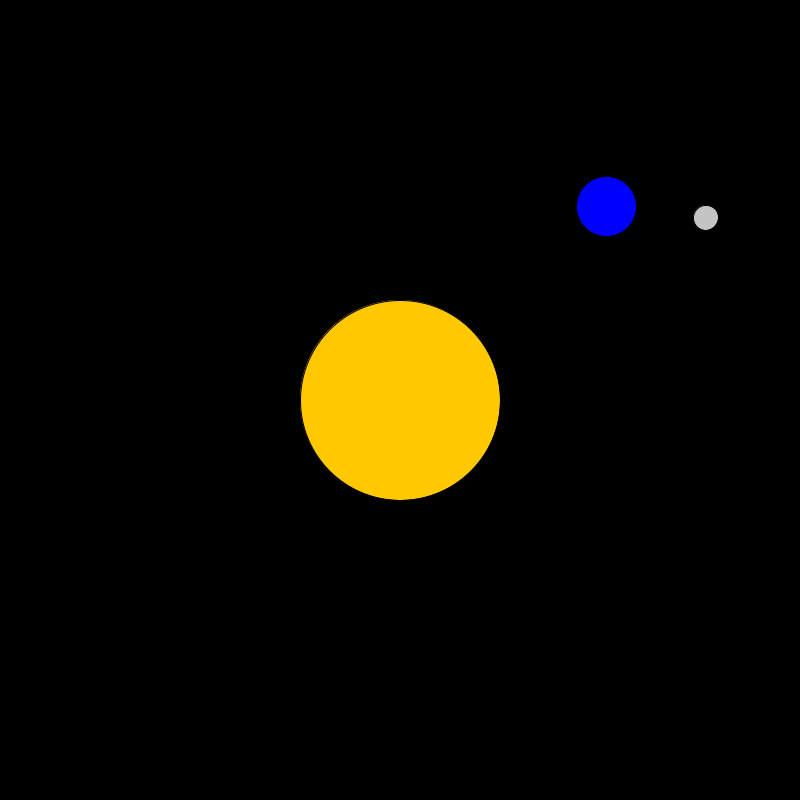
Frame 1 (no input)
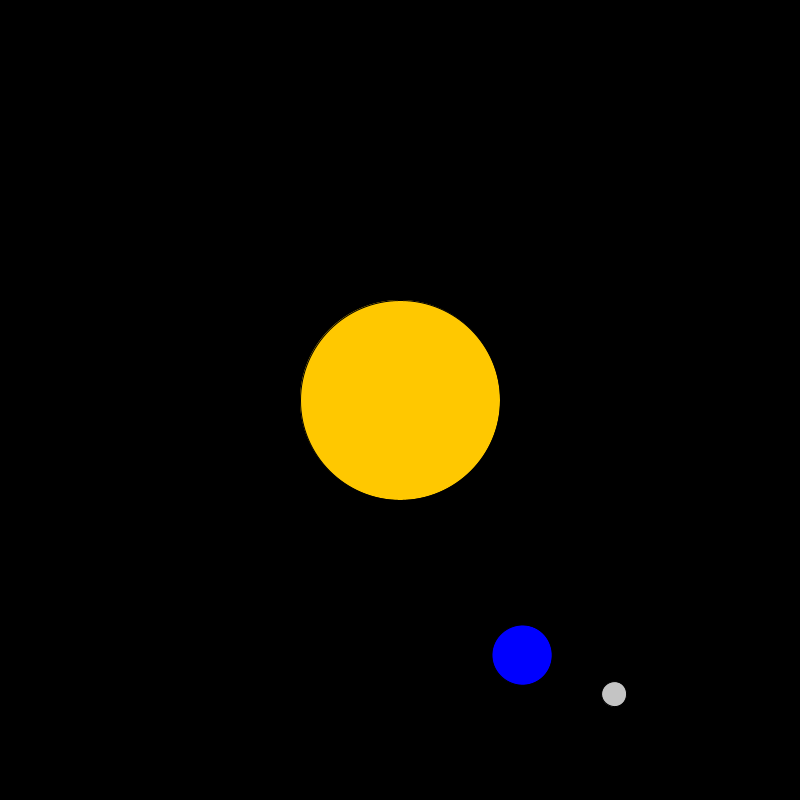
Frame 60 (the mouse pressed at the canvas centre just before this capture)
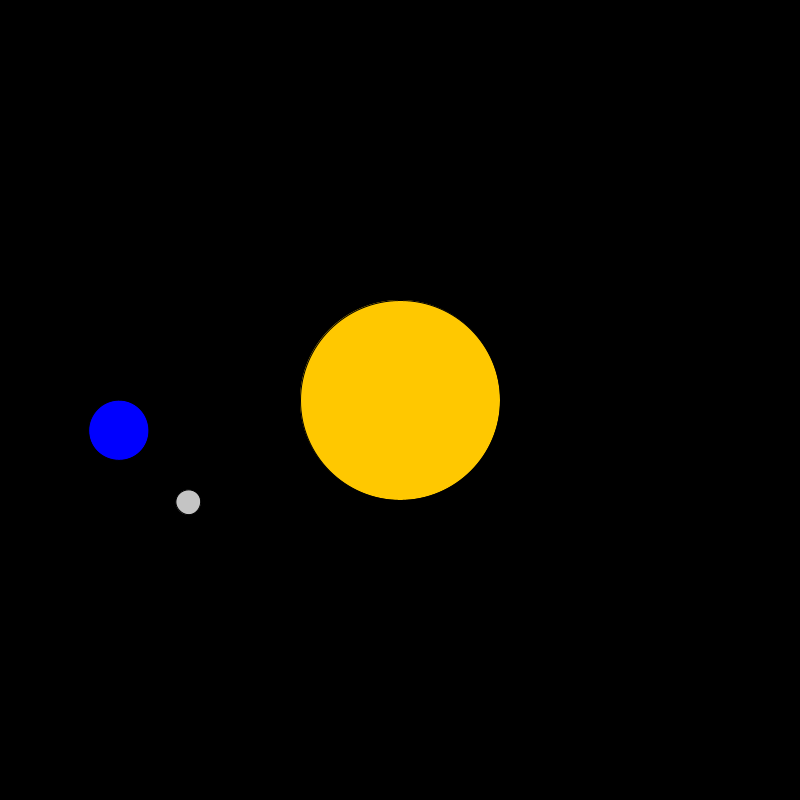
Frame 120 (the mouse held since frame 60 and released just before this capture)

The Processing sketch that drew these frames (run headless with seeded random() and noise(); from frame 60 on, the mouse is pressed at the canvas centre):

// Processing sketch: sol_terra_lua
// ── sol_terra_lua.pde
void setup(){
  size(800,800);
}

void draw(){
  background(0);

  //Desenha sol no centro
  translate(width/2, height/2);
  fill(255,200,0,255);
  circle(0,0,200);
  
  //Desenha a terra e rotaciona em volta do sol
  rotate(frameCount/(TWO_PI * 5));
  translate(width/4, -width/4);
  fill(0,0,255,255);
  circle(0,0,60);
  
  //Desenha a lua no eixo da terra e rotaciona
  rotate(frameCount/(TWO_PI * 2)); 
  fill(200,200,200,250);
  circle(100,0,25);
}
